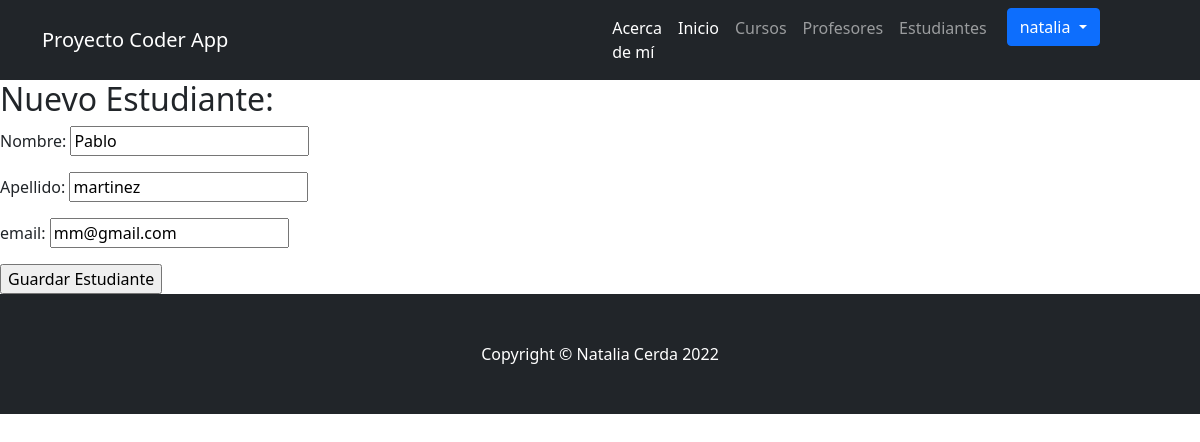
Page /coder_app/modificar_estudiante/1 (signed in) on the committed database.
### coder_app/models.py (models this page shows)
class Estudiante(models.Model):
    nombre = models.CharField("Nombre" ,max_length=30) # Texto
    apellido = models.CharField("Apellido" ,max_length=30) # Texto
    email = models.EmailField("email" ,blank=True, null=True) # Email - Opcional

### coder_app/views.py (the view, shortened to what this page needs)
# urls.py: path('modificar_estudiante/<estudiante_id>', modificar_estudiante, name="modificar_estudiante"),
@staff_member_required
def modificar_estudiante(request,estudiante_id):
    estudiante = Estudiante.objects.get(id=estudiante_id)
    formulario = EstudianteNuevo(initial={"nombre":estudiante.nombre, "apellido":estudiante.apellido, "email":estudiante.email})
    return render(request,"coder_app/formulario_estudiantes.html",{"form":formulario})

### coder_app/forms.py
class EstudianteNuevo(forms.Form):
    nombre = forms.CharField(max_length=30,label="Nombre") # Texto
    apellido = forms.CharField(max_length=30,label="Apellido") # Texto
    email = forms.EmailField(label="email") # Email - Opcional

### coder_app/templates/coder_app/formulario_estudiantes.html (shortened to what this page needs)
{% extends 'coder_app/base.html' %}
{% load static %}
{% block contenidoPagina  %}
<h2>Nuevo Estudiante:</h2>
<form action="" method="post">
    {{ form.as_p }}
    <input type="submit" value="Guardar Estudiante">
</form>
{% endblock %}

### coder_app/templates/coder_app/base.html (shortened to what this page needs)
{% load static %}
<!DOCTYPE html>
<html lang="en">
    <head>
        <link href="{% static 'css/styles.css' %}" rel="stylesheet" />
    </head>
    <body>
        <nav class="navbar navbar-expand-lg navbar-dark bg-dark">
            <div class="container">
                <a class="navbar-brand" href="{% url 'inicio' %}">Proyecto Coder App</a>
                <div class="collapse navbar-collapse" id="navbarSupportedContent">
                    <ul class="navbar-nav ms-auto mb-2 mb-lg-0">
                        <li class="nav-item"><a class="nav-link active" aria-current="page" href="{% url 'acerca_de' %}">Acerca de mí</a></li>
                        <li class="nav-item"><a class="nav-link active" aria-current="page" href="{% url 'inicio' %}">Inicio</a></li>
                        {% if user.is_authenticated %}
                        <li class="nav-item"><a class="nav-link" href="{% url 'cursos' %}">Cursos</a></li>
                        <li class="nav-item"><a class="nav-link" href="{% url 'profesores_list' %}">Profesores</a></li>
                        <li class="nav-item"><a class="nav-link" href="{% url 'estudiantes' %}">Estudiantes</a></li>
                        {% endif %}
                        {% if user.is_authenticated %}
                            <div class="container">
                                <div class="dropdown">
                                    <button class="btn btn-primary dropdown-toggle" type="button" data-bs-toggle="dropdown">{{user.username}}
                                        </button>
                                </div>
                            </div>
                        {% else %}
                            <li class="nav-item"><a class="btn btn-primary mx-2" href="{% url 'login' %}">Iniciar Sesión</a></li>
                            <li class="nav-item"><a class="btn btn-secondary" href="{% url 'register' %}">Registrarse</a></li>
                        {% endif %}
                    </ul>
                </div>
            </div>
        </nav>
        {% block contenidoPagina %}
        {% endblock %}
        <footer class="py-5 bg-dark">
            <div class="container"><p class="m-0 text-center text-white">Copyright &copy; Natalia Cerda 2022</p></div>
        </footer>
    </body>
</html>

### rows in the picture
Estudiante: nombre "Pablo", apellido "martinez", email "mm@gmail.com"

### other values in the picture
{{ user.username }} "natalia"
